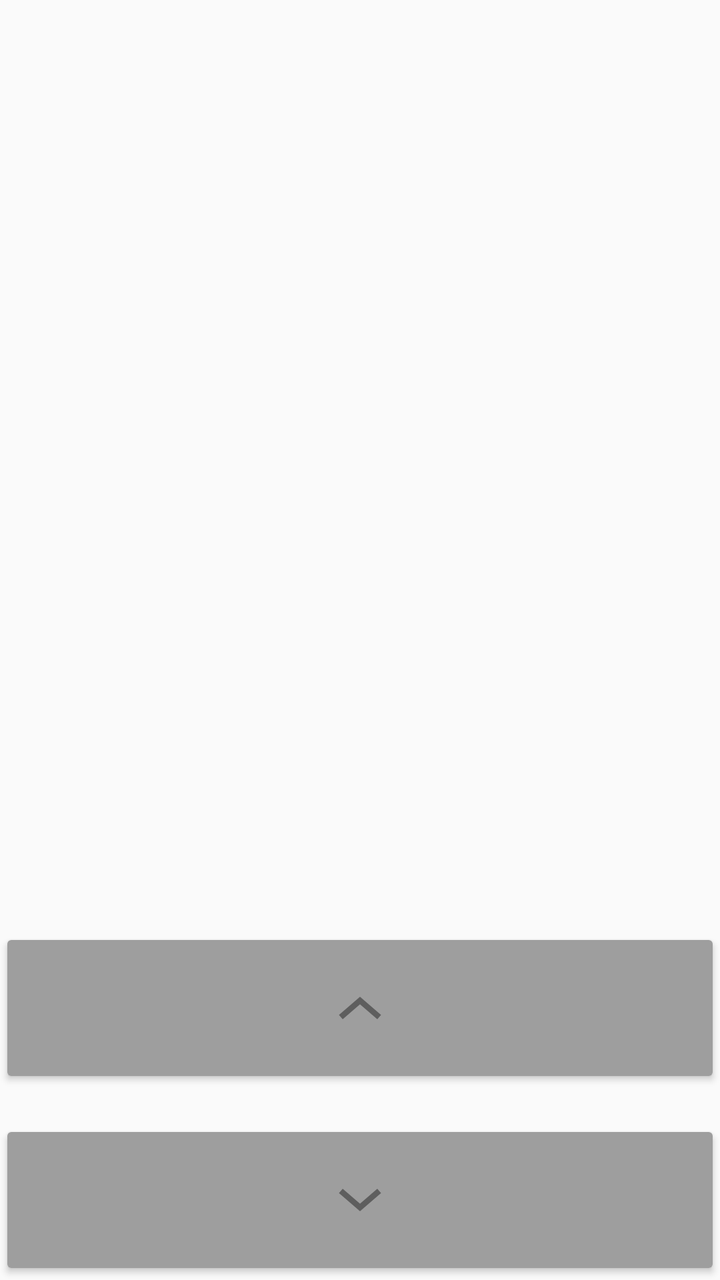
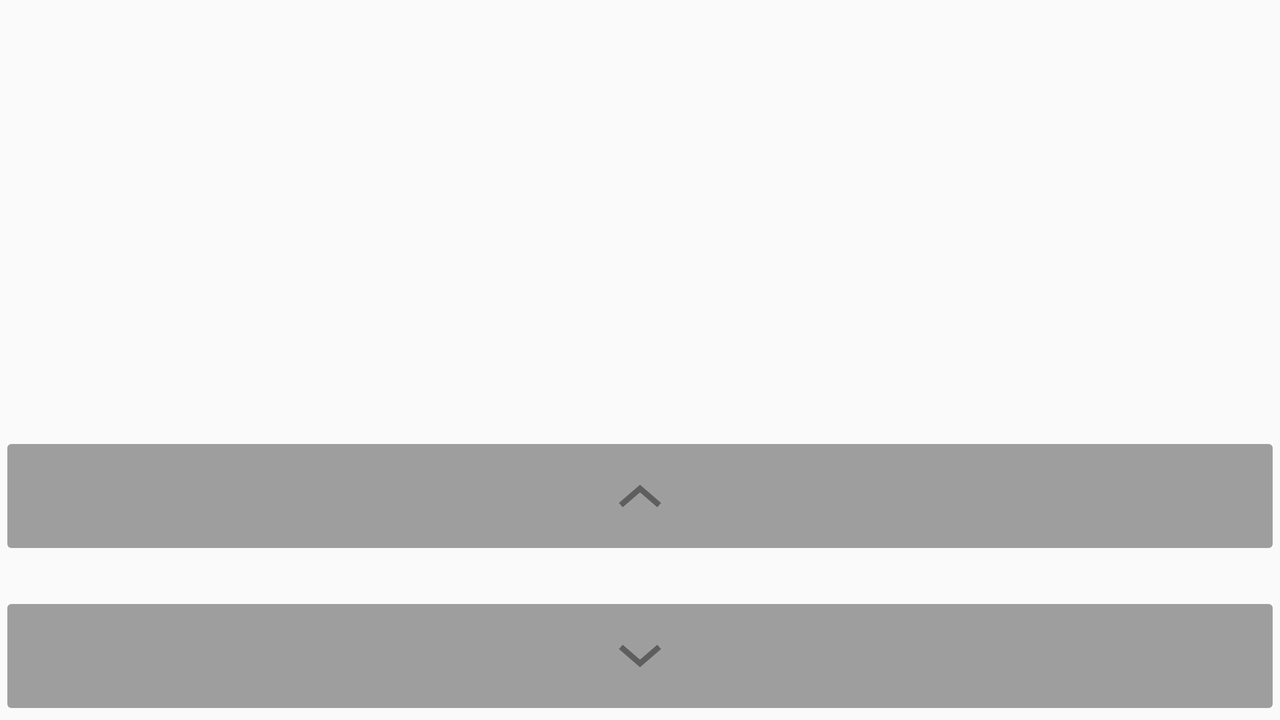

One screen, two layout resources from the same app: the default and the repository's alternative for another configuration. Each is rendered where Android would select it; the XML of both is given below.
<!-- AndroidManifest.xml: application theme AppTheme -->
<!-- res/layout/fragment_counter.xml -->
<RelativeLayout xmlns:android="http://schemas.android.com/apk/res/android"
    xmlns:tools="http://schemas.android.com/tools"
    android:layout_width="match_parent"
    android:layout_height="match_parent"
    android:paddingLeft="@dimen/activity_horizontal_margin"
    android:paddingRight="@dimen/activity_horizontal_margin"
    android:paddingTop="@dimen/activity_vertical_margin"
    android:paddingBottom="@dimen/activity_vertical_margin"
    tools:context=".CounterActivity$PlaceholderFragment">

    <TextView
        android:id="@+id/textView"
        android:layout_width="wrap_content"
        android:layout_height="wrap_content"
        android:layout_alignParentTop="true"
        android:layout_centerHorizontal="true"
        android:layout_marginTop="64dp"
        android:textSize="64sp"
        android:textStyle="bold" />


    <LinearLayout
        android:orientation="vertical"
        android:layout_width="fill_parent"
        android:layout_height="wrap_content"
        android:layout_alignParentBottom="true"
        android:layout_alignParentStart="true">

        <ImageButton
            android:layout_width="match_parent"
            android:layout_height="wrap_content"
            android:id="@+id/button1"
            android:layout_gravity="center_horizontal"
            android:contentDescription="@string/addToggle"
            android:src="@drawable/up"
            android:layout_marginBottom="16dp"
            android:padding="24dp"
            android:elevation="2dp" />

        <ImageButton
            android:layout_width="match_parent"
            android:layout_height="wrap_content"
            android:id="@+id/button2"
            android:layout_gravity="center_horizontal"
            android:contentDescription="@string/subtractToggle"
            android:src="@drawable/down"
            android:padding="24dp"
            android:elevation="2dp" />

    </LinearLayout>

</RelativeLayout>
<!-- resources referenced by this layout -->
<resources>
  <!-- drawable down: png bitmap (drawable-hdpi, 595 bytes) -->
  <!-- drawable up: png bitmap (drawable-hdpi, 594 bytes) -->
  <string name="addToggle">Add</string>
  <string name="subtractToggle">Subtract</string>
  <style name="AppTheme" parent="android:Theme.Material.Light.DarkActionBar">
          
          <item name="android:colorPrimary">#3f51b5</item>
          <item name="android:statusBarColor">#283593</item>
          <item name="android:navigationBarColor">#3f51b5</item>
          <item name="android:colorButtonNormal">#9e9e9e</item>
      </style>
</resources>
<!-- res/layout-land/fragment_counter.xml (the repository's variant of the layout above) -->
<!-- drawn on the phone turned sideways -->
<RelativeLayout xmlns:android="http://schemas.android.com/apk/res/android"
    xmlns:tools="http://schemas.android.com/tools"
    android:layout_width="match_parent"
    android:layout_height="match_parent"
    android:paddingLeft="@dimen/activity_horizontal_margin"
    android:paddingRight="@dimen/activity_horizontal_margin"
    android:paddingTop="@dimen/activity_vertical_margin"
    android:paddingBottom="@dimen/activity_vertical_margin"
    tools:context=".CounterActivity$PlaceholderFragment">

    <TextView
        android:id="@+id/textView"
        android:layout_width="wrap_content"
        android:layout_height="wrap_content"
        android:layout_marginTop="24dp"
        android:textSize="56sp"
        android:textStyle="bold"
        android:layout_alignParentTop="true"
        android:layout_centerHorizontal="true" />

    <ImageButton
        android:layout_width="fill_parent"
        android:layout_height="wrap_content"
        android:text="@string/addToggle"
        android:id="@+id/button1"
        android:src="@drawable/up"
        android:contentDescription="@string/addToggle"
        android:layout_above="@+id/button2"
        android:layout_alignParentLeft="true"
        android:layout_alignParentStart="true"
        android:padding="16dp" />

    <ImageButton
        android:layout_width="fill_parent"
        android:layout_height="wrap_content"
        android:text="@string/resetToggle"
        android:id="@+id/button2"
        android:src="@drawable/down"
        android:contentDescription="@string/subtractToggle"
        android:padding="16dp"
        android:layout_alignParentBottom="true"
        android:layout_alignParentLeft="true"
        android:layout_alignParentStart="true"
        android:layout_marginTop="16dp" />

</RelativeLayout>
<!-- resources referenced by the variant -->
<!-- as the phone turned sideways resolves them -->
<resources>
  <!-- drawable down: png bitmap (drawable-hdpi, 595 bytes) -->
  <!-- drawable up: png bitmap (drawable-hdpi, 594 bytes) -->
  <string name="addToggle">Add</string>
  <string name="resetToggle">Reset</string>
  <string name="subtractToggle">Subtract</string>
  <style name="AppTheme" parent="android:Theme.Material.Light.DarkActionBar">
          
          <item name="android:colorPrimary">#3f51b5</item>
          <item name="android:statusBarColor">#283593</item>
          <item name="android:navigationBarColor">#3f51b5</item>
          <item name="android:colorButtonNormal">#9e9e9e</item>
      </style>
</resources>
